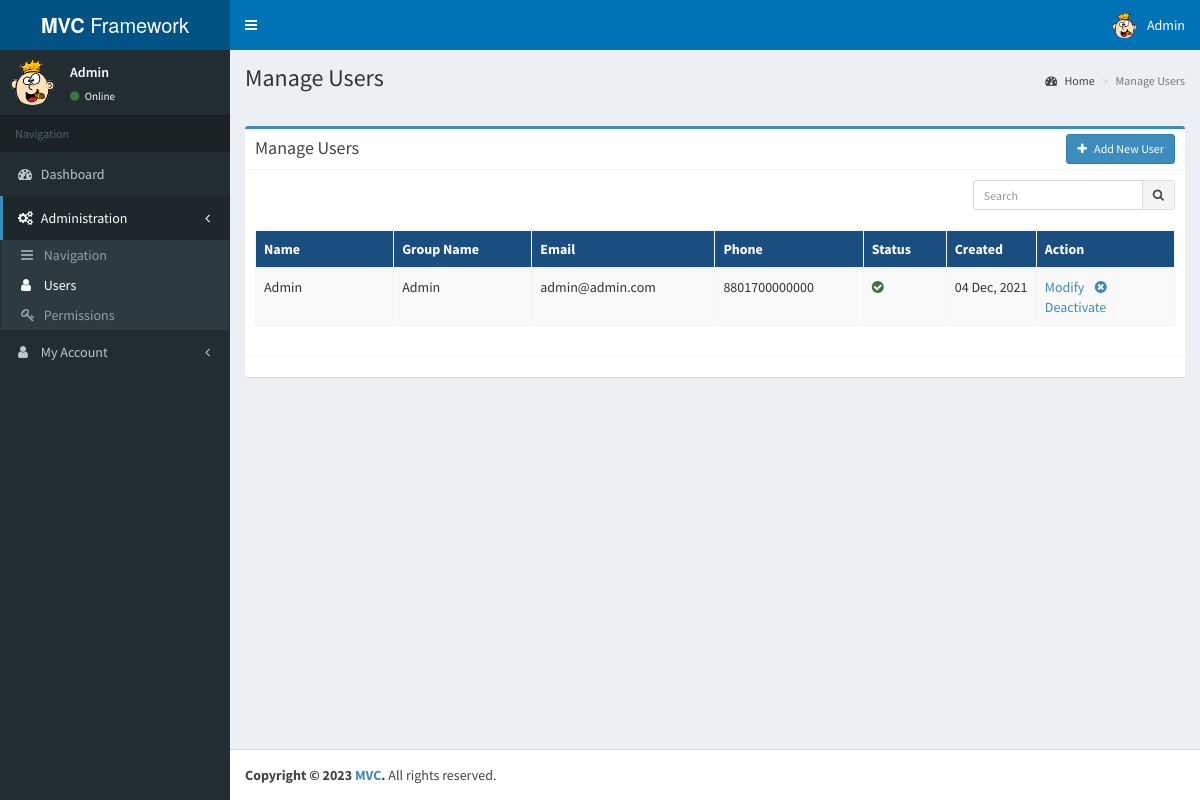
Screenshot of /admin/users/ (signed in) with the database file from the repository.
### tables this page shows
CREATE TABLE `navigation` (
  `id` int(100) UNSIGNED NOT NULL,
  `nav_name` varchar(100) NOT NULL,
  `nav_path` varchar(200) NOT NULL,
  `parent_id` int(100) NOT NULL DEFAULT 0,
  `nav_icon` varchar(50) NOT NULL DEFAULT 'fa fa-circle-o',
  `sort` int(3) NOT NULL DEFAULT 0
);

CREATE TABLE `user` (
  `id` int(10) UNSIGNED NOT NULL,
  `name` varchar(100) NOT NULL,
  `phone` varchar(20) NOT NULL,
  `email` varchar(100) NOT NULL,
  `photo` varchar(100) DEFAULT NULL,
  `password` varchar(100) NOT NULL,
  `login_key` varchar(100) DEFAULT NULL,
  `email_verified` int(2) NOT NULL DEFAULT 0,
  `email_token` varchar(100) DEFAULT NULL,
  `email_token_expire` datetime DEFAULT NULL,
  `2fa` int(2) NOT NULL DEFAULT 0,
  `2fa_token` varchar(16) DEFAULT NULL,
  `balance` decimal(10,4) NOT NULL DEFAULT 0.0000,
  `status` int(2) NOT NULL DEFAULT 1,
  `created` datetime NOT NULL
);

### application/controllers/Admin/Users.php (called while the page is built, shortened)
<?php
class Users extends Controller
{
  public function __construct()
  {
    $this->model = $this->loadModel('Users');
  }
  public function Index()
  {
    $data = [
      "page_title" => "Manage Users",
      "users" => $this->model->getUsers(),
    ];
    $this->View('users/index', $data);
  }
}

### framework/core/Framework.php (called while the page is built, shortened)
<?php
    class Framework
    {
        private static $currentController = 'Home';
        private static $currentMethod = 'Index';
        private static $currentParams = [];
        public static function run()
        {
            self::dispatch();
        }
        private static function autoload()
        {
            require FRAMEWORK_PATH . 'core/Controller.php';
            require FRAMEWORK_PATH . 'core/Database.php';
        }
        private static function dispatch()
        {
            $URL = ltrim($_SERVER['REQUEST_URI'], "index.php");
            $URL = explode('/', rtrim(ltrim($URL, "/"), "/"));
            $app_section = json_decode(file_get_contents(APP_PATH . "config/section.json"), true);
            if (in_array($URL[0], $app_section)) {
                unset($URL[0]);
                $actual_url = implode("/", $URL);
                $URL = explode('/', $actual_url);
            } else {
                define("APP_SECTION", "");
            }
            if ( ! empty($URL[0])) {
                if (file_exists(CONTROLLER_PATH . APP_SECTION . ucfirst($URL[0]) . '.php')) {
                    self::$currentController = ucfirst($URL[0]);
                    unset($URL[0]);
                } else {
                    include(VIEW_PATH . '_common/404.php');
                    exit();
                }
            }
            self::$currentController = new self::$currentController;
            self::$currentParams = $URL ? array_values($URL) : [];
            call_user_func_array([self::$currentController, self::$currentMethod],
                self::$currentParams);
        }
    }

### index.php (called while the page is built)
<?php
require "framework/core/Framework.php";
Framework::run();

### framework/core/Database.php (called while the page is built, shortened)
<?php
class Database{
    protected $connection;
    protected $query;
    public function __construct() {
        $this->connection = new mysqli(DB_HOST, DB_USER, DB_PASS, DB_NAME);
        $this->connection->set_charset('utf8');
    }
    public function query($query) {
        if ($this->query = $this->connection->prepare($query)) {
            if (func_num_args() > 1) {
                $x = func_get_args();
                $args = array_slice($x, 1);
                $types = '';
                $args_ref = array();
                foreach ($args as $k => &$arg) {
                    if (is_array($args[$k])) {
                        foreach ($args[$k] as $j => &$a) {
                            $types .= $this->_gettype($args[$k][$j]);
                            $args_ref[] = &$a;
                        }
                    } else {
                        $types .= $this->_gettype($args[$k]);
                        $args_ref[] = &$arg;
                    }
                }
                array_unshift($args_ref, $types);
                call_user_func_array(array($this->query, 'bind_param'), $args_ref);
            }
            $this->query->execute();
        } else {
            die('Unable to prepare statement (check your syntax) - ' . $this->connection->error);
        }
        return $this;
    }
    public function fetchAll() {
        $params = array();
        $meta = $this->query->result_metadata();
        while ($field = $meta->fetch_field()) {
            $params[] = &$row[$field->name];
        }
        call_user_func_array(array($this->query, 'bind_result'), $params);
        $result = array();
        while ($this->query->fetch()) {
            $r = array();
            foreach ($row as $key => $val) {
                $r[$key] = $val;
            }
            $result[] = $r;
        }
        return $result;
    }
    public function numRows() {
        $this->query->store_result();
        return $this->query->num_rows;
    }
    private function _gettype($var) {
        if(is_string($var)) return 's';
        if(is_int($var)) return 'i';
        return 'b';
    }
}
?>

### application/models/Admin/Users.php (called while the page is built, shortened)
<?php
class UsersModel
{
  public function __construct()
  {
    $this->db = new Database;
  }
  public function getUsers()
  {
    $customer_group_id = 3;
    $rows              = $this->db->query("SELECT u.*, g.group_name FROM user AS u JOIN user_group_relation AS r ON r.user_id=u.id JOIN user_group as g on r.group_id = g.id WHERE r.group_id != ?", [$customer_group_id]);
    if ($rows->numRows() > 0) {
      return $rows->fetchAll();
    }
    return false;
  }
}

### application/views/Admin/users/index.php (the view, shortened to what this page needs)
<?php include_once VIEW_PATH . '_common/header.php'; ?>
<div class="wrapper">
  <?php include_once VIEW_PATH . '_common/admin_top.php'; ?>
  <?php include_once VIEW_PATH . '_common/navigation.php'; ?>
  <div class="content-wrapper">
    <section class="content-header">
      <h1><?= $data['page_title'] ?></h1>
      <ol class="breadcrumb">
        <li><a href="<?= APP_URL ?>/account/onAuthenticate"><i class="fa fa-dashboard"></i> Home</a></li>
        <li class="active"><?= $data['page_title'] ?></li>
      </ol>
    </section>
    <section class="content">
      <div style="margin-top: 20px;" class="row">
        <div class="col-md-12">
          <div class="box box-primary">
            <div class="box-header with-border ">
              <h3 class="box-title"><?= $data['page_title'] ?></h3>
              <div class="box-tools">
                <a href="<?= APP_URL ?>/admin/users/addModal/" class="btn btn btn-sm btn-primary " data-toggle="modal" data-target="#myModal">
                  <i class="fa fa-plus"></i> &nbsp;
                  Add New User
                </a>
              </div>
            </div>
            <div class="box-header ">
              <form action="" method="get" class="ajax_search bottom15 pull-right">
                <div class="input-group input-group-sm">
                  <input value="<?= isset($_GET['search']) ? $_GET['search'] : '' ?>" type="search" name="search" class="form-control" placeholder="Search" style="width: 170px;" value="">
                  <div class="input-group-btn" style="width: 30px;">
                    <button type="submit" class="btn btn-default"><i class="fa fa-search"></i>
                    </button>
                  </div>
                </div>
              </form>
            </div>
            <div class="box-body">
              <div class="table-responsive">
                <table class="table table-striped border  table-bordered ">
                  <thead>
                    <tr>
                      <th style="width: 100px;">Name</th>
                      <th style="width: 100px;"> Group Name</th>
                      <th style="width: 80px;"> Email</th>
                      <th style="width: 80px;"> Phone</th>
                      <th style="width: 60px;"> Status</th>
                      <th style="width: 60px;">Created</th>
                      <th style="width: 100px;"> Action</th>
                    </tr>
                  </thead>
                  <tbody>
                    <?php if (count($data['users']) < 1) : ?>
                      <tr>
                        <td colspan="15" class="notdata">No data found.</td>
                      </tr>
                    <?php else : ?>
                      <?php foreach ($data['users'] as $user) : ?>
                        <tr>
                          <td><?= $user['name'] ?></td>
                          <td><span title="<?= $user['group_name'] ?>" data-bs-toggle="tooltip"><?= $user['name'] ?></span></td>
                          <td><?= $user['email'] ?></td>
                          <td><?= $user['phone'] ?></td>
                          <td>
                            <?= ($user['status'] == 0 ? '<i class="fa fa-times-circle text_danger"></i>' : '<i class="fa fa-check-circle text-success"></i>'); ?>
                          </td>
                          <td><?= date_create($user['created'])->format('d M, Y'); ?></td>
                          <td>
                            <a data-bs-toggle="modal" data-bs-target="#ajaxModal" href="<?= APP_URL ?>/admin/users/ModifyModal/<?= $user['id'] ?>" class="text_skin me-1">
                              <i class="fa-regular fa-pen-to-square"></i> Modify
                            </a>
                            <a href='javascript:ChangeStatus(<?= "{$user['id']},{$user['status']}" ?>)' class="text_danger ms-2">
                              <?= ($user['status'] == 1  ? '<span class="text_danger"><i class="fa fa-times-circle"></i> Deactivate</span>'
                                : '<span class="text-success"><i class="fa fa-check-circle"></i> Activate</span>'); ?>
                            </a>
                          </td>
                        </tr>
                      <?php endforeach; ?>
                    <?php endif; ?>
                  </tbody>
                </table>
              </div>
            </div>
            <div class="box-footer">
            </div>
          </div>
        </div>
      </div>
    </section>
  </div>
  <?php include_once VIEW_PATH . '_common/footer.php'; ?>

### application/views/_common/navigation.php (shortened to what this page needs)
<aside class="main-sidebar ">
    <section class="sidebar">
        <div class="user-panel ">
           <div class="pull-left image">
              <img src="<?=($_SESSION['avatar'] ? APP_URL . '/public/images/user_img/' . $_SESSION['avatar'] : APP_URL . '/public/images/no-profile.jpg');?>" class="img-circle" alt="User Image">
            </div>
            <div class="pull-left info">
              <p><?=$_SESSION['name'];?></p>
              <a href="#"><i class="fa fa-circle text-success"></i> Online</a>
            </div>
        </div>
		<ul class="sidebar-menu tree" data-widget="tree">
		<li class="header">Navigation</li>
        <?php
            $db = new Database();
            $menus = $db->query("SELECT m.* FROM navigation AS m JOIN nav_permission AS p ON p.nav_id=m.id WHERE p.group_id IN (SELECT group_id FROM user_group_relation WHERE user_id=?) ORDER BY m.sort,m.id", $_SESSION['userid'])->fetchAll();
            $menu_items = array();
            foreach ($menus as $menu) {
                $menu_items[$menu['parent_id']][] = $menu;
            }
            getMenu($menu_items, 0, false);
            function getMenu($menu_items, $key, $sub = false)
            {
                echo ($sub ? '<ul class="treeview-menu">' : '');
                foreach ($menu_items[$key] as $item) {
                    $li_class = (isset($menu_items[$item['id']]) ? 'treeview' : '');
                    $li_class .= ($item['nav_path'] == CUR_REQUEST_PATH ? ' active' : '');
                    $li_pull_icon = (isset($menu_items[$item['id']]) ? '<span class="pull-right-container"><i class="fa fa-angle-left pull-right"></i></span>' : '');
                    if (stripos($item['nav_path'], "/Index") !== false) {
                        $link = '/' . rtrim(strtolower($item['nav_path']), "index");
                    } else {
                        $link = '/' . strtolower($item['nav_path']);
                    }
                    echo '<li class="' . $li_class . '"> <a href="' . $link . '"> <i class="' . $item['nav_icon'] . '"></i> <span>' . $item['nav_name'] . '</span>' . $li_pull_icon . '</a>';
                    if (isset($menu_items[$item['id']])) {
                        getMenu($menu_items, $item['id'], true);
                    }
                    echo '</li>';
                }
                echo ($sub ? '</ul>' : '');
            }
        ?>
		</ul>
    </section>
</aside>

### public/css/custom.css (style rules this page uses)
table>thead { background-color: #1a4d80 !important; }
table>thead>tr>th { text-align: left; color: white !important; }

### rows the page displays
navigation: nav_name "Dashboard"
navigation: nav_name "Administration"
navigation: nav_name "Navigation"
navigation: nav_name "Users"
navigation: nav_name "Permissions"
navigation: nav_name "My Account"
user: name "Admin", email "admin@admin.com", phone "8801700000000", status 1 (drawn), created "04 Dec, 2021"

### other values shown
$_SESSION['name'] "Admin"
$data['page_title'] "Manage Users"
SITE_NAME "MVC"
